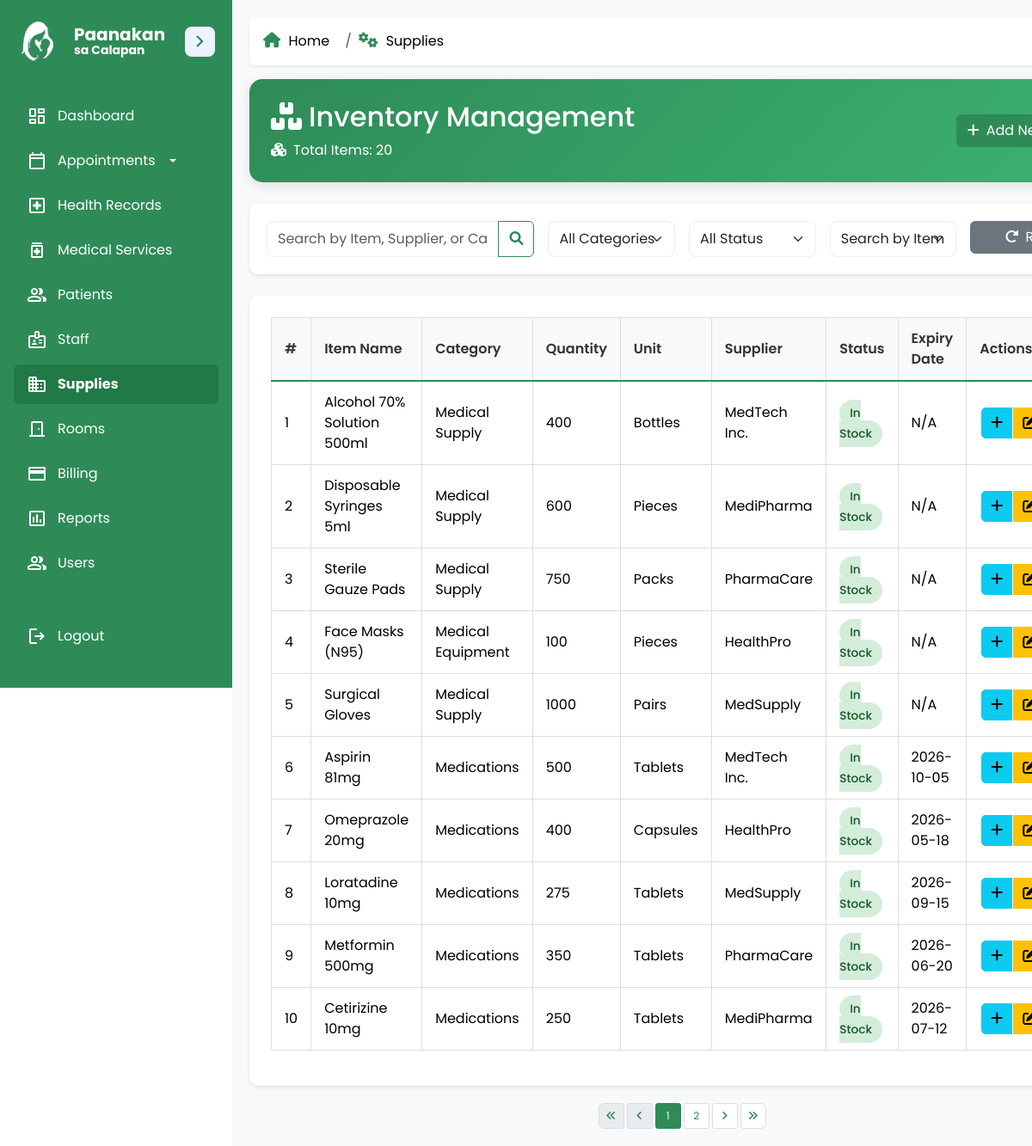
The page /admin/supply.php (signed in) on the database its author committed.
### tables this page shows
CREATE TABLE `inventory` (
  `item_id` int(10) NOT NULL,
  `item_name` varchar(255) NOT NULL,
  `category` varchar(50) NOT NULL,
  `quantity` int(11) NOT NULL,
  `unit` varchar(50) NOT NULL,
  `price` decimal(10,2) DEFAULT 0.00,
  `supplier` varchar(255) DEFAULT NULL,
  `status` varchar(50) DEFAULT NULL,
  `expiry_date` date DEFAULT NULL
);

### admin/supply.php (the view, shortened to what this page needs)
<?php
$pdo = connection();
$limit = 10;
$page = isset($_GET['page']) ? (int)$_GET['page'] : 1;
$offset = ($page - 1) * $limit;
$search = isset($_GET['search']) ? trim($_GET['search']) : '';
$search_by = isset($_GET['search_by']) ? $_GET['search_by'] : 'item_name';
$where_conditions = [];
$where_clause = !empty($where_conditions) ? "WHERE " . implode(" AND ", $where_conditions) : "";
$query = "SELECT * FROM inventory $where_clause ORDER BY item_id DESC LIMIT :limit OFFSET :offset";
$stmt = $pdo->prepare($query);
$stmt->bindValue(':limit', $limit, PDO::PARAM_INT);
$stmt->bindValue(':offset', $offset, PDO::PARAM_INT);
$stmt->execute();
$inventory = $stmt->fetchAll(PDO::FETCH_ASSOC);
$totalQuery = "SELECT COUNT(*) AS total FROM inventory $where_clause";
$totalStmt = $pdo->prepare($totalQuery);
$totalStmt->execute();
$totalResult = $totalStmt->fetch();
$totalRecords = $totalResult['total'];
$totalPages = ceil($totalRecords / $limit);
?>
<!DOCTYPE html>
<html lang="en">
<head>
    <link href="https://cdn.jsdelivr.net/npm/bootstrap@5.3.3/dist/css/bootstrap.min.css" rel="stylesheet">
    <link href="https://cdnjs.cloudflare.com/ajax/libs/font-awesome/6.4.0/css/all.min.css" rel="stylesheet">
    <link rel="stylesheet" href="../css/sidebar.css">
    <link rel="stylesheet" href="../css/components.css">
</head>
<body>
    <div class="dashboard-container">
        <?php include '../sidebar.php'; ?>
        <main class="dashboard-main-content">
            <?php include '../admin/breadcrumb.php'; ?>
            <div class="page-header">
                <div class="row align-items-center">
                    <div class="col-md-6">
                        <h2 class="mb-0">
                            <i class="fas fa-boxes me-2"></i>Inventory Management
                        </h2>
                        <p class="mb-0 mt-2">
                            <i class="fas fa-cubes me-2"></i>Total Items: <?= $totalRecords ?>
                        </p>
                    </div>
                    <div class="col-md-6 text-end">
                        <button class="btn btn-success" data-bs-toggle="modal" data-bs-target="#addInventoryModal">
                            <i class="fas fa-plus me-2"></i>Add New Item
                        </button>
                    </div>
                </div>
            </div>
            <div class="search-container">
                <form id="searchForm" method="GET" class="row g-3">
                    <div class="col-md-4">
                        <div class="input-group">
                            <input type="text" id="searchInput" name="search" class="form-control" placeholder="Search by Item, Supplier, or Category..." value="<?= htmlspecialchars($search) ?>">
                            <button class="btn btn-outline-success" type="submit">
                                <i class="fas fa-search"></i>
                            </button>
                        </div>
                    </div>
                    <div class="col-md-2">
                        <select id="categoryFilter" name="category" class="form-select">
                            <option value="">All Categories</option>
                        </select>
                    </div>
                    <div class="col-md-2">
                        <select id="statusFilter" name="status" class="form-select">
                            <option value="">All Status</option>
                        </select>
                    </div>
                    <div class="col-md-2">
                        <select id="searchByFilter" name="search_by" class="form-select">
                            <option value="item_name" <?= $search_by === 'item_name' ? 'selected' : '' ?>>Search by Item</option>
                        </select>
                    </div>
                    <div class="col-md-2">
                        <a href="supply.php" class="btn btn-secondary w-100">
                            <i class="fas fa-redo-alt me-2"></i>Reset
                        </a>
                    </div>
                </form>
            </div>
            <div class="table-container">
                <table class="table table-hover">
                    <thead>
                        <tr>
                            <th>#</th>
                            <th>Item Name</th>
                            <th>Category</th>
                            <th>Quantity</th>
                            <th>Unit</th>
                            <th>Supplier</th>
                            <th>Status</th>
                            <th>Expiry Date</th>
                            <th>Actions</th>
                        </tr>
                    </thead>
                    <tbody>
                        <?php if (!empty($inventory)): ?>
                            <?php foreach ($inventory as $index => $item): ?>
                                <tr>
                                    <td><?= (($page - 1) * $limit) + $index + 1 ?></td>
                                    <td><?= htmlspecialchars($item['item_name']) ?></td>
                                    <td><?= htmlspecialchars($item['category']) ?></td>
                                    <td><?= htmlspecialchars($item['quantity']) ?></td>
                                    <td><?= htmlspecialchars($item['unit']) ?></td>
                                    <td><?= htmlspecialchars($item['supplier']) ?></td>
                                    <td>
                                        <?php
                                            $status = htmlspecialchars($item['status']);
                                            $badgeClass = '';
                                            if (stripos($status, 'in stock') !== false) {
                                                $badgeClass = 'status-badge status-instock';
                                            } elseif (stripos($status, 'low') !== false) {
                                                $badgeClass = 'status-badge status-low';
                                            } else {
                                                $badgeClass = 'status-badge status-out';
                                            }
                                        ?>
                                        <span class="<?= $badgeClass ?>"><?= $status ?></span>
                                    </td>
                                    <td><?= $item['expiry_date'] ? htmlspecialchars($item['expiry_date']) : 'N/A' ?></td>
                                    <td>
                                        <div class="btn-group">
                                            <button class="btn btn-info btn-action" data-bs-toggle="modal" data-bs-target="#addStockModal<?= $item['item_id'] ?>" title="Add Stock">
                                                <i class="fas fa-plus"></i>
                                            </button>
                                            <button class="btn btn-warning btn-action" data-bs-toggle="modal" data-bs-target="#editInventoryModal<?= $item['item_id'] ?>" title="Edit Item">
                                                <i class="fas fa-edit"></i>
                                            </button>
                                        </div>
                                    </td>
                                </tr>
                            <?php endforeach; ?>
                        <?php endif; ?>
                    </tbody>
                </table>
            </div>
            <?php if ($totalPages > 1): ?>
                <nav>
                    <ul class="pagination justify-content-center">
                        <?php
                        $queryParams = [];
                        if (!empty($search_by)) $queryParams['search_by'] = $search_by;
                        function getPageUrl($pageNum, $queryParams) {
                            $queryParams['page'] = $pageNum;
                            return '?' . http_build_query($queryParams);
                        }
                        ?>
                        <li class="page-item <?= ($page <= 1) ? 'disabled' : '' ?>">
                            <a class="page-link" href="<?= getPageUrl(1, $queryParams) ?>" aria-label="First">
                                <i class="fas fa-angle-double-left"></i>
                            </a>
                        </li>
                        <li class="page-item <?= ($page <= 1) ? 'disabled' : '' ?>">
                            <a class="page-link" href="<?= getPageUrl(max(1, $page - 1), $queryParams) ?>" aria-label="Previous">
                                <i class="fas fa-angle-left"></i>
                            </a>
                        </li>
                        <?php
                        $startPage = max(1, $page - 2);
                        $endPage = min($totalPages, $page + 2);
                        for ($i = $startPage; $i <= $endPage; $i++): ?>
                            <li class="page-item <?= ($i === $page) ? 'active' : '' ?>">
                                <a class="page-link" href="<?= getPageUrl($i, $queryParams) ?>"><?= $i ?></a>
                            </li>
                        <?php endfor; ?>
                        <li class="page-item <?= ($page >= $totalPages) ? 'disabled' : '' ?>">
                            <a class="page-link" href="<?= getPageUrl(min($totalPages, $page + 1), $queryParams) ?>" aria-label="Next">
                                <i class="fas fa-angle-right"></i>
                            </a>
                        </li>
                        <li class="page-item <?= ($page >= $totalPages) ? 'disabled' : '' ?>">
                            <a class="page-link" href="<?= getPageUrl($totalPages, $queryParams) ?>" aria-label="Last">
                                <i class="fas fa-angle-double-right"></i>
                            </a>
                        </li>
                    </ul>
                </nav>
            <?php endif; ?>
        </main>
    </div>
</body>
</html>

### css/sidebar.css (style rules this page uses)
* { margin: 0; padding: 0; box-sizing: border-box; font-family: "Poppins", sans-serif; }
body { min-height: 100vh; background: rgb(255, 255, 255); }
.dashboard-main-content { margin-left: 270px; transition: margin-left 0.4s ease-in-out; }

### css/components.css (style rules this page uses)
.dashboard-main-content { margin-left: 270px; padding: 20px; transition: margin-left 0.4s ease-in-out; }
.table-container { border-radius: 8px; box-shadow: 0px 4px 6px rgba(0, 0, 0, 0.1); overflow: hidden; background-color: #ffffff; padding: 20px; margin-top: 20px; }
.table-container table { width: 100%; border-collapse: collapse; border: 1px solid #ddd; }
.table-container thead { background-color: #f8f9fa; color: #333; font-weight: bold; border-bottom: 2px solid #ddd; }
.table-container tbody tr { border-bottom: 1px solid #ddd; transition: background-color 0.3s ease; }
.table-container th, .table-container td { padding: 12px 15px; text-align: left; vertical-align: middle; border-right: 1px solid #ddd; }
.table-container th:last-child, .table-container td:last-child { border-right: none; }
.table-container tbody tr:last-child td { border-bottom: none; }
.pagination { font-size: 12px; padding: 0; margin: 0; }
.pagination .page-item { margin: 0 2px; }
.pagination .page-link { display: flex; align-items: center; justify-content: center; width: 30px; height: 30px; font-size: 12px; padding: 0; border-radius: 3px; border: 1px solid #ddd; color: #2E8B57; transition: background-color 0.2s ease, color 0.2s ease; }
.pagination .page-item.active .page-link { background-color: #2E8B57; color: #ffffff; border-color: #2E8B57; }
form { margin: 0; }
.table-container { margin-bottom: 20px; }
.dashboard-container { max-width: 100%; overflow-x: hidden; margin: 0 auto; }
html, body { overflow-x: hidden; overflow-y: auto; margin: 0; padding: 0; width: 100%; height: 100%; }

### admin/supply.php (style rules this page uses)
:root { --primary-color: #2E8B57; --primary-light: #3CB371; --secondary-color: #f8f9fa; --text-color: #333; --border-color: #eee; }
body { font-family: 'Poppins', sans-serif; background-color: #f5f5f5; }
.dashboard-container { display: flex; min-height: 100vh; }
.dashboard-main-content { flex-grow: 1; padding: 20px; margin-left: 270px; transition: all 0.4s ease; background-color: #f8f9fa; }
.page-header { background: linear-gradient(135deg, var(--primary-color) 0%, var(--primary-light) 100%); color: white; padding: 25px; border-radius: 15px; margin-bottom: 25px; box-shadow: 0 4px 15px rgba(0,0,0,0.1); }
.search-container { background: white; padding: 20px; border-radius: 10px; box-shadow: 0 2px 4px rgba(0,0,0,0.1); margin-bottom: 25px; }
.table-container { background: white; padding: 25px; border-radius: 10px; box-shadow: 0 2px 4px rgba(0,0,0,0.1); }
.table thead th { background-color: var(--secondary-color); color: var(--text-color); font-weight: 600; border-bottom: 2px solid var(--primary-color); }
.btn-action { padding: 5px 10px; margin: 0 2px; border-radius: 5px; transition: all 0.3s ease; }
.status-badge { padding: 6px 12px; border-radius: 20px; font-weight: 500; font-size: 0.85rem; }
.status-instock { background-color: #d4edda; color: #155724; }
.pagination { margin-top: 20px; }
.page-link { color: var(--primary-color); border-color: var(--border-color); }
.page-item.active .page-link { background-color: var(--primary-color); border-color: var(--primary-color); }
.form-select, .form-control { border-radius: 8px; border: 1px solid var(--border-color); padding: 8px 12px; }
.btn-success { background-color: var(--primary-color); border-color: var(--primary-color); }
.btn-outline-success { color: var(--primary-color); border-color: var(--primary-color); }
.btn-secondary { background-color: #6c757d; border-color: #6c757d; }

### rows shown on the page
inventory: index "1", item_name "Alcohol 70% Solution 500ml", category "Medical Supply", quantity "400", unit "Bottles", supplier "MedTech Inc.", status "In Stock", shows "N/A"
inventory: index "2", item_name "Disposable Syringes 5ml", category "Medical Supply", quantity "600", unit "Pieces", supplier "MediPharma", status "In Stock", shows "N/A"
inventory: index "3", item_name "Sterile Gauze Pads", category "Medical Supply", quantity "750", unit "Packs", supplier "PharmaCare", status "In Stock", shows "N/A"
inventory: index "4", item_name "Face Masks (N95)", category "Medical Equipment", quantity "100", unit "Pieces", supplier "HealthPro", status "In Stock", shows "N/A"
inventory: index "5", item_name "Surgical Gloves", category "Medical Supply", quantity "1000", unit "Pairs", supplier "MedSupply", status "In Stock", shows "N/A"
inventory: index "6", item_name "Aspirin 81mg", category "Medications", quantity "500", unit "Tablets", supplier "MedTech Inc.", status "In Stock", expiry_date "2026-10-05"
inventory: index "7", item_name "Omeprazole 20mg", category "Medications", quantity "400", unit "Capsules", supplier "HealthPro", status "In Stock", expiry_date "2026-05-18"
inventory: index "8", item_name "Loratadine 10mg", category "Medications", quantity "275", unit "Tablets", supplier "MedSupply", status "In Stock", expiry_date "2026-09-15"
inventory: index "9", item_name "Metformin 500mg", category "Medications", quantity "350", unit "Tablets", supplier "PharmaCare", status "In Stock", expiry_date "2026-06-20"
inventory: index "10", item_name "Cetirizine 10mg", category "Medications", quantity "250", unit "Tablets", supplier "MediPharma", status "In Stock", expiry_date "2026-07-12"

### other values the page prints
$name "Home"
$name "Supplies"
$totalRecords "20"
